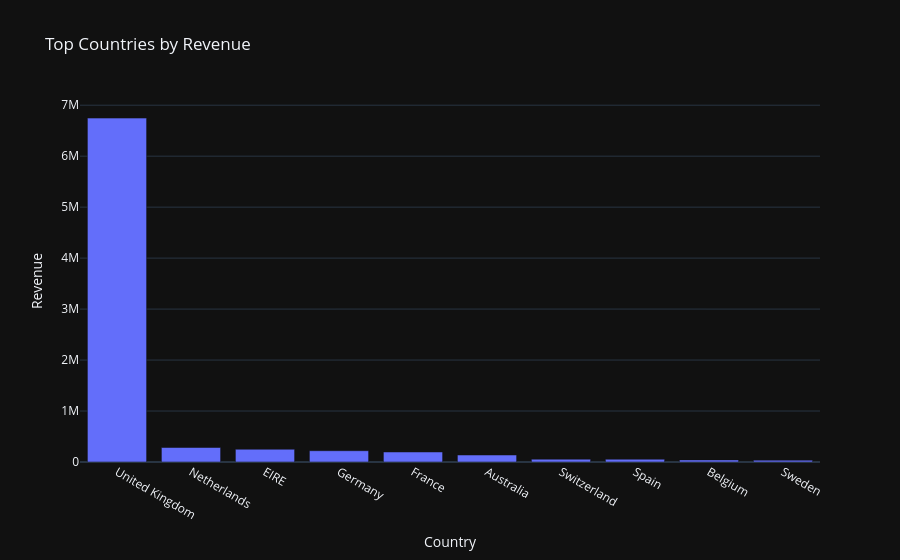

Notebook code for this chart:
### Markdown cell above
Top Countries by Revenue

### Code cell
country_sales = (
    df.groupby("Country")["Revenue"]
    .sum()
    .sort_values(ascending=False)
    .head(10)
    .reset_index()
)

fig = px.bar(
    country_sales,
    x="Country",
    y="Revenue",
    title="Top Countries by Revenue"
)

fig.show()

### Figure 1 — Plotly figure (JSON) as saved in the notebook; plotly's stock layout.template omitted (floating-point values rounded to 4 significant figures)
{"data": [{"hovertemplate": "Country=%{x}<br>Revenue=%{y}<extra></extra>", "legendgroup": "", "marker": {"color": "#636efa", "pattern": {"shape": ""}}, "name": "", "orientation": "v", "showlegend": false, "textposition": "auto", "x": ["United Kingdom", "Netherlands", "EIRE", "Germany", "France", "Australia", "Switzerland", "Spain", "Belgium", "Sweden"], "xaxis": "x", "y": [6747000.0, 284700.0, 250000.0, 221500.0, 196600.0, 137000.0, 55740.0, 54760.0, 40910.0, 36590.0], "yaxis": "y", "type": "bar"}], "layout": {"xaxis": {"anchor": "y", "domain": [0.0, 1.0], "title": {"text": "Country"}}, "yaxis": {"anchor": "x", "domain": [0.0, 1.0], "title": {"text": "Revenue"}}, "legend": {"tracegroupgap": 0}, "title": {"text": "Top Countries by Revenue"}, "barmode": "relative"}}
